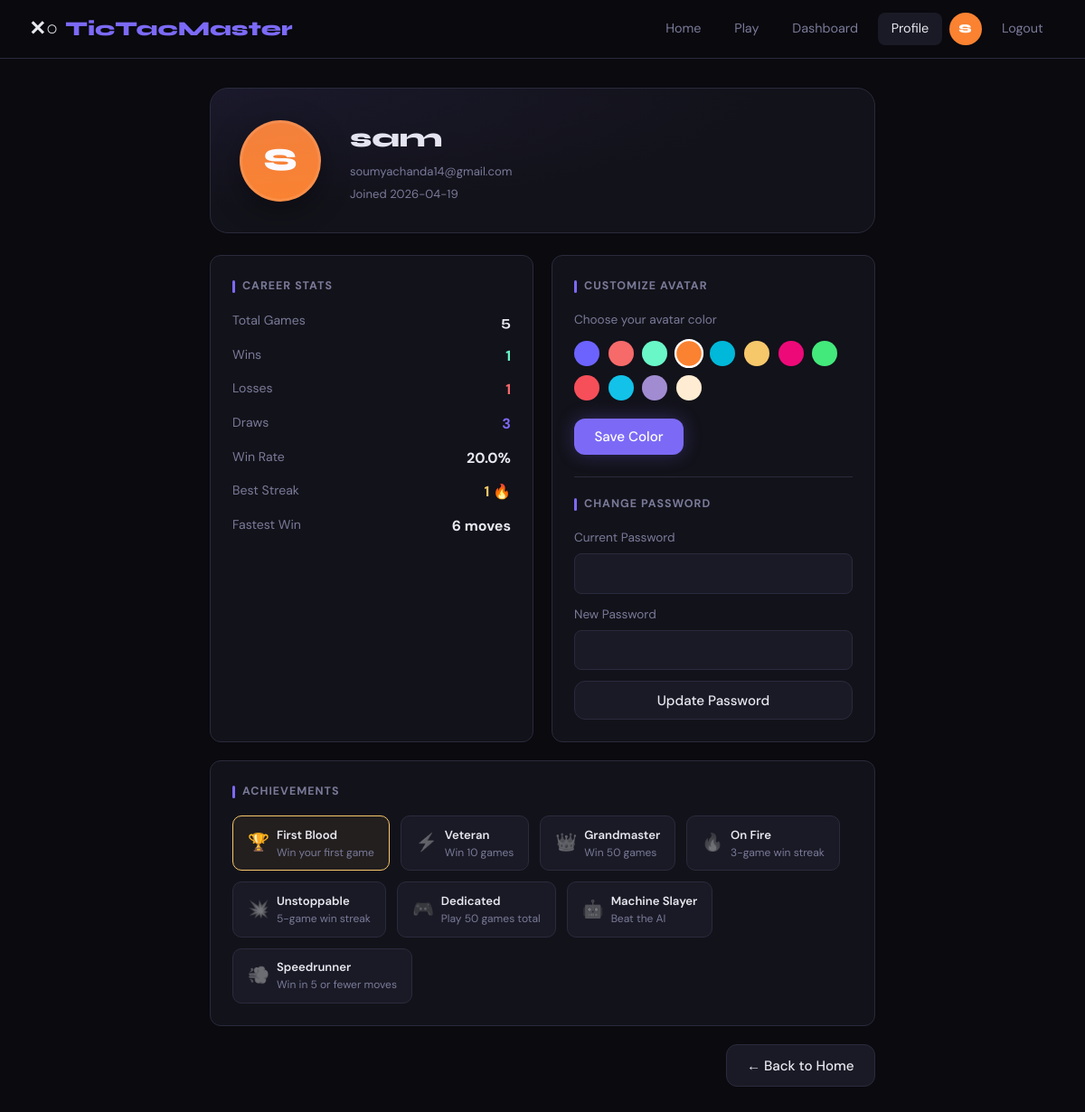
Screenshot of /profile (signed in) with the database file from the repository.
### tables this page shows
CREATE TABLE users (
            id INTEGER PRIMARY KEY AUTOINCREMENT,
            username TEXT UNIQUE NOT NULL,
            email TEXT UNIQUE NOT NULL,
            password_hash TEXT NOT NULL,
            avatar_color TEXT DEFAULT '#6c63ff',
            created_at TIMESTAMP DEFAULT CURRENT_TIMESTAMP
        );

CREATE TABLE player_stats (
            id INTEGER PRIMARY KEY AUTOINCREMENT,
            user_id INTEGER UNIQUE NOT NULL,
            total_games INTEGER DEFAULT 0,
            wins INTEGER DEFAULT 0,
            losses INTEGER DEFAULT 0,
            draws INTEGER DEFAULT 0,
            pvp_wins INTEGER DEFAULT 0,
            pvp_losses INTEGER DEFAULT 0,
            pvp_draws INTEGER DEFAULT 0,
            pvc_wins INTEGER DEFAULT 0,
            pvc_losses INTEGER DEFAULT 0,
            pvc_draws INTEGER DEFAULT 0,
            win_streak INTEGER DEFAULT 0,
            max_win_streak INTEGER DEFAULT 0,
            total_moves INTEGER DEFAULT 0,
            fastest_win_moves INTEGER DEFAULT 999,
            updated_at TIMESTAMP DEFAULT CURRENT_TIMESTAMP,
            FOREIGN KEY (user_id) REFERENCES users(id)
        );

### app.py (the view, shortened to what this page needs)
@app.route('/profile', methods=['GET', 'POST'])
@login_required
def profile():
    from auth import verify_password, hash_password
    from database.models import get_db
    success = None
    error = None
    user = get_user_by_id(session['user_id'])
    stats = get_player_stats(session['user_id'])
    return render_template('profile.html', user=user, stats=stats,
                           success=success, error=error)

### app.py (called while the page is built)
def login_required(f):
    from functools import wraps
    @wraps(f)
    def decorated(*args, **kwargs):
        if 'user_id' not in session:
            return redirect(url_for('login'))
        return f(*args, **kwargs)
    return decorated

### auth.py (called while the page is built)
def get_user_by_id(user_id: int) -> dict | None:
    conn = get_db()
    c = conn.cursor()
    try:
        c.execute('SELECT id, username, email, avatar_color, created_at FROM users WHERE id = ?', (user_id,))
        row = c.fetchone()
        return dict(row) if row else None
    finally:
        conn.close()

### database/models.py (called while the page is built)
def get_db():
    conn = sqlite3.connect(DB_PATH)
    conn.row_factory = sqlite3.Row
    return conn

### game_service.py (called while the page is built)
def get_player_stats(user_id: int) -> dict:
    conn = get_db()
    c = conn.cursor()
    try:
        c.execute('SELECT * FROM player_stats WHERE user_id = ?', (user_id,))
        row = c.fetchone()
        if not row:
            return {}
        stats = dict(row)
        total = stats['total_games']
        stats['win_rate'] = round(stats['wins'] / total * 100, 1) if total else 0
        return stats
    finally:
        conn.close()

### templates/profile.html (shortened to what this page needs)
{% extends 'base.html' %}
{% block body %}
<div class="profile-wrap">
    <div class="profile-hero">
        <div class="profile-big-avatar" id="bigAvatar"
             style="background:{{ user.avatar_color }}">
            {{ user.username[0].upper() }}
        </div>
        <div>
            <div class="profile-name">{{ user.username }}</div>
            <div class="profile-joined">{{ user.email }}</div>
            <div class="profile-joined" style="margin-top:0.25rem;">
                Joined {{ user.created_at[:10] }}
            </div>
        </div>
    </div>
    <div class="grid-2" style="gap:1.25rem; margin-bottom:1.25rem;">
        <div class="card">
            <div class="section-hdr">Career Stats</div>
            <div style="display:flex; flex-direction:column; gap:0.75rem;">
                {% set total = stats.total_games or 0 %}
                <div style="display:flex; justify-content:space-between;">
                    <span class="text-muted" style="font-size:0.88rem;">Total Games</span>
                    <span style="font-weight:700; font-family:var(--font-display);">{{ total }}</span>
                </div>
                <div style="display:flex; justify-content:space-between;">
                    <span class="text-muted" style="font-size:0.88rem;">Wins</span>
                    <span style="font-weight:700; color:var(--accent3);">{{ stats.wins or 0 }}</span>
                </div>
                <div style="display:flex; justify-content:space-between;">
                    <span class="text-muted" style="font-size:0.88rem;">Losses</span>
                    <span style="font-weight:700; color:var(--accent2);">{{ stats.losses or 0 }}</span>
                </div>
                <div style="display:flex; justify-content:space-between;">
                    <span class="text-muted" style="font-size:0.88rem;">Draws</span>
                    <span style="font-weight:700; color:var(--accent);">{{ stats.draws or 0 }}</span>
                </div>
                <div style="display:flex; justify-content:space-between;">
                    <span class="text-muted" style="font-size:0.88rem;">Win Rate</span>
                    <span style="font-weight:700;">{{ stats.win_rate or 0 }}%</span>
                </div>
                <div style="display:flex; justify-content:space-between;">
                    <span class="text-muted" style="font-size:0.88rem;">Best Streak</span>
                    <span style="font-weight:700; color:var(--gold);">{{ stats.max_win_streak or 0 }} 🔥</span>
                </div>
                <div style="display:flex; justify-content:space-between;">
                    <span class="text-muted" style="font-size:0.88rem;">Fastest Win</span>
                    <span style="font-weight:700;">
                        {% if stats.fastest_win_moves and stats.fastest_win_moves != 999 %}
                            {{ stats.fastest_win_moves }} moves
                        {% else %}—{% endif %}
                    </span>
                </div>
            </div>
        </div>
        <div class="card">
            <div class="section-hdr">Customize Avatar</div>
            <div style="font-size:0.85rem; color:var(--text-muted); margin-bottom:0.75rem;">
                Choose your avatar color
            </div>
            <form method="POST" action="{{ url_for('profile') }}">
                <div class="color-picker-row" id="colorPicker">
                    {% set colors = ['#6c63ff','#f76a6a','#6af7c8','#fa8231','#00b8d9','#f7c86a','#ee0979','#43e97b','#f64f59','#12c2e9','#a18cd1','#ffecd2'] %}
                    {% for c in colors %}
                    <div class="color-swatch {% if c == user.avatar_color %}selected{% endif %}"
                         style="background:{{ c }};"
                         data-color="{{ c }}"
                         onclick="pickColor(this, '{{ c }}')">
                    </div>
                    {% endfor %}
                </div>
                <button type="submit" class="btn btn-primary" style="margin-top:1.25rem;">
                    Save Color
                </button>
            </form>
            <div style="margin-top:1.5rem; padding-top:1.25rem; border-top:1px solid var(--border);">
                <div class="section-hdr">Change Password</div>
                <form method="POST" action="{{ url_for('profile') }}" style="display:flex; flex-direction:column; gap:0.75rem;">
                    <div class="input-group">
                        <label>Current Password</label>
                        <input type="password" name="current_password" required>
                    </div>
                    <div class="input-group">
                        <label>New Password</label>
                        <input type="password" name="new_password" required minlength="6">
                    </div>
                    <button type="submit" class="btn btn-secondary">Update Password</button>
                </form>
            </div>
        </div>
    </div>
    <div class="card">
        <div class="section-hdr">Achievements</div>
        <div class="achievements">
            {% set w = stats.wins or 0 %}
            {% set streak = stats.max_win_streak or 0 %}
            {% set total = stats.total_games or 0 %}
            <div class="achievement {% if w >= 1 %}earned{% endif %}">
                <span class="ach-icon">🏆</span>
                <div>
                    <div class="ach-name">First Blood</div>
                    <div class="ach-desc">Win your first game</div>
                </div>
            </div>
            <div class="achievement {% if w >= 10 %}earned{% endif %}">
                <span class="ach-icon">⚡</span>
                <div>
                    <div class="ach-name">Veteran</div>
                    <div class="ach-desc">Win 10 games</div>
                </div>
            </div>
            <div class="achievement {% if w >= 50 %}earned{% endif %}">
                <span class="ach-icon">👑</span>
                <div>
                    <div class="ach-name">Grandmaster</div>
                    <div class="ach-desc">Win 50 games</div>
                </div>
            </div>
            <div class="achievement {% if streak >= 3 %}earned{% endif %}">
                <span class="ach-icon">🔥</span>
                <div>
                    <div class="ach-name">On Fire</div>
                    <div class="ach-desc">3-game win streak</div>
                </div>
            </div>
            <div class="achievement {% if streak >= 5 %}earned{% endif %}">
                <span class="ach-icon">💥</span>
                <div>
                    <div class="ach-name">Unstoppable</div>
                    <div class="ach-desc">5-game win streak</div>
                </div>
            </div>
            <div class="achievement {% if total >= 50 %}earned{% endif %}">
                <span class="ach-icon">🎮</span>
                <div>
                    <div class="ach-name">Dedicated</div>
                    <div class="ach-desc">Play 50 games total</div>
                </div>
            </div>
            <div class="achievement {% if stats.pvc_wins and stats.pvc_wins >= 1 %}earned{% endif %}">
                <span class="ach-icon">🤖</span>
                <div>
                    <div class="ach-name">Machine Slayer</div>
                    <div class="ach-desc">Beat the AI</div>
                </div>
            </div>
            <div class="achievement {% if stats.fastest_win_moves and stats.fastest_win_moves <= 5 %}earned{% endif %}">
                <span class="ach-icon">💨</span>
                <div>
                    <div class="ach-name">Speedrunner</div>
                    <div class="ach-desc">Win in 5 or fewer moves</div>
                </div>
            </div>
        </div>
    </div>
    <div style="margin-top:1.25rem; text-align:right;">
        <a href="{{ url_for('home') }}" class="btn btn-secondary">← Back to Home</a>
    </div>
</div>
{% endblock %}

### templates/base.html (style rules this page uses)
:root { --bg: #0a0a0f; --surface: #12121a; --surface2: #1a1a26; --border: #2a2a3d; --accent: #7c6af7; --accent2: #f76a6a; --accent3: #6af7c8; --text: #e8e8f0; --text-muted: #7a7a99; --x-color: #f76a6a; --o-color: #6af7c8; --gold: #f7c86a; --font-display: 'Syne', sans-serif; --font-body: 'DM Sans', sans-serif; --radius: 12px; --shadow: 0 8px 32px rgba(0,0,0,0.4); }
* { box-sizing: border-box; margin: 0; padding: 0; }
html { scroll-behavior: smooth; }
body { background: var(--bg); color: var(--text); font-family: var(--font-body); min-height: 100vh; line-height: 1.6; }
.btn { display: inline-flex; align-items: center; justify-content: center; gap: 0.5rem; padding: 0.65rem 1.4rem; border-radius: var(--radius); font-family: var(--font-body); font-size: 0.95rem; font-weight: 500; cursor: pointer; border: none; transition: all 0.2s; text-decoration: none; }
.btn-primary { background: var(--accent); color: white; box-shadow: 0 0 20px rgba(124,106,247,0.3); }
.btn-secondary { background: var(--surface2); color: var(--text); border: 1px solid var(--border); }
.card { background: var(--surface); border: 1px solid var(--border); border-radius: var(--radius); padding: 1.5rem; }
.input-group { display: flex; flex-direction: column; gap: 0.4rem; }
.input-group label { font-size: 0.85rem; color: var(--text-muted); }
.input-group input, .input-group select { background: var(--surface2); border: 1px solid var(--border); border-radius: 8px; color: var(--text); padding: 0.7rem 1rem; font-size: 0.95rem; font-family: var(--font-body); outline: none; transition: border-color 0.2s; }
.grid-2 { display: grid; grid-template-columns: 1fr 1fr; gap: 1rem; }
.text-muted { color: var(--text-muted); }

### templates/profile.html (style rules this page uses)
.profile-wrap { max-width: 800px; margin: auto; padding: 2rem; }
.profile-hero { background: var(--surface); border: 1px solid var(--border); border-radius: 20px; padding: 2rem; display: flex; gap: 2rem; align-items: center; margin-bottom: 1.5rem; position: relative; overflow: hidden; }
.profile-hero::before { content: ''; position: absolute; inset: 0; background: radial-gradient(ellipse at top left, rgba(124,106,247,0.08), transparent 60%); pointer-events: none; }
.profile-big-avatar { width: 90px; height: 90px; border-radius: 50%; display: flex; align-items: center; justify-content: center; font-family: var(--font-display); font-size: 2.2rem; font-weight: 800; color: white; flex-shrink: 0; border: 3px solid rgba(255,255,255,0.1); box-shadow: 0 8px 32px rgba(0,0,0,0.4); }
.profile-name { font-family: var(--font-display); font-size: 1.8rem; font-weight: 800; margin-bottom: 0.2rem; }
.profile-joined { font-size: 0.82rem; color: var(--text-muted); }
.color-picker-row { display: flex; flex-wrap: wrap; gap: 0.6rem; margin-top: 0.75rem; }
.color-swatch { width: 28px; height: 28px; border-radius: 50%; cursor: pointer; border: 2px solid transparent; transition: all 0.15s; }
.color-swatch:hover, .color-swatch.selected { border-color: white; transform: scale(1.15); }
.achievements { display: flex; flex-wrap: wrap; gap: 0.75rem; margin-top: 0.75rem; }
.achievement { background: var(--surface2); border: 1px solid var(--border); border-radius: 10px; padding: 0.6rem 1rem; display: flex; align-items: center; gap: 0.5rem; font-size: 0.82rem; }
.achievement.earned { border-color: var(--gold); background: rgba(247,198,106,0.07); }
.achievement.earned .ach-icon { filter: none; }
.ach-icon { font-size: 1.2rem; filter: grayscale(1) opacity(0.4); }
.ach-name { font-weight: 600; }
.ach-desc { color: var(--text-muted); font-size: 0.75rem; }
.section-hdr { font-size: 0.78rem; font-weight: 700; color: var(--text-muted); text-transform: uppercase; letter-spacing: 0.08em; margin-bottom: 1rem; display: flex; align-items: center; gap: 0.5rem; }
.section-hdr::before { content: ''; display: block; width: 3px; height: 14px; background: var(--accent); border-radius: 2px; }

### rows the page displays
users: username "S", username "sam", email "soumyachanda14@gmail.com", created_at "2026-04-19"
player_stats: wins "1", losses "1", draws "3", max_win_streak "1", fastest_win_moves "6"

### other values shown
{{ session.get('username','?')[0].upper() }} "S"
{{ total }} "5"
{{ stats.win_rate or 0 }} "20.0"
